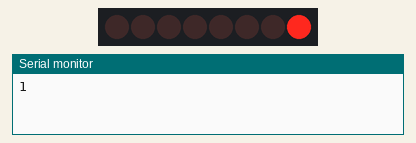
Recording of a sketch running on a simulated Arduino Uno, built with avr-gcc and run on an emulated ATmega328P. Shown: 8 shift-register outputs drawn as a row of LEDs (first output left, lit = HIGH), the last lines printed to the serial monitor. Wiring (inferred from the names in the program): shift register (74HC595): data pin 12; shift clock pin 9; latch pin 11. Wiring (inferred from the signals the program sends): row of LEDs: on Q0, Q1, Q2, Q3, Q4, Q5, Q6, Q7.

Above: at 0.15 s.
At 1.05 s:
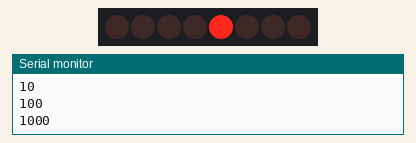
At 1.65 s:
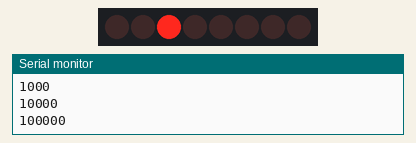
At 2.25 s:
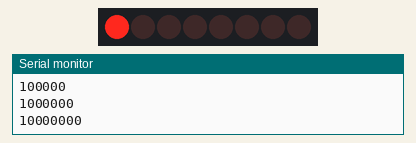
At 3.75 s:
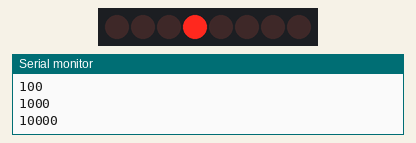
At 5.25 s:
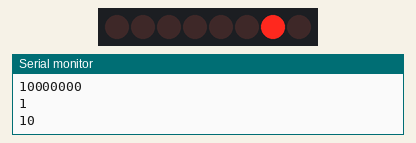
Timing chart, 0 to 5.5 s (numbered marks = the images above):
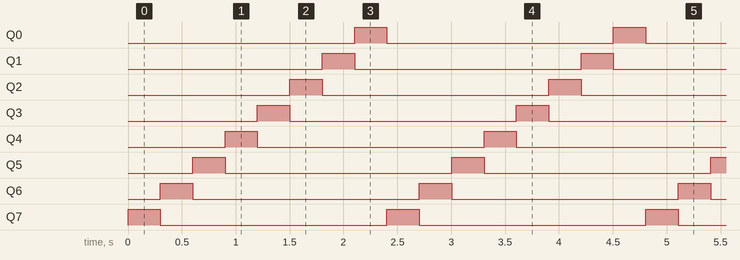

Measured:
- by itself, Q0–7: alternates HIGH for 0.30 s and LOW for 2.1 s
- by itself, everything shown: repeats every 2.4 s, in 8 steps

The sketch:

code.ino
```cpp
int latchpin = 11;
int clockpin = 9;
int datapin = 12;
byte LEDs = 0b00000001;

void setup(){
  Serial.begin(9600);
  pinMode(latchpin, OUTPUT);
  pinMode(clockpin, OUTPUT);
  pinMode(datapin, OUTPUT);
}

void loop(){
  Serial.println(LEDs, BIN);
  digitalWrite(latchpin, LOW);
  shiftOut(datapin, clockpin, LSBFIRST, LEDs);
  digitalWrite(latchpin, HIGH);
  delay(300);
  LEDs = LEDs/128 + LEDs*2;
  }
```
